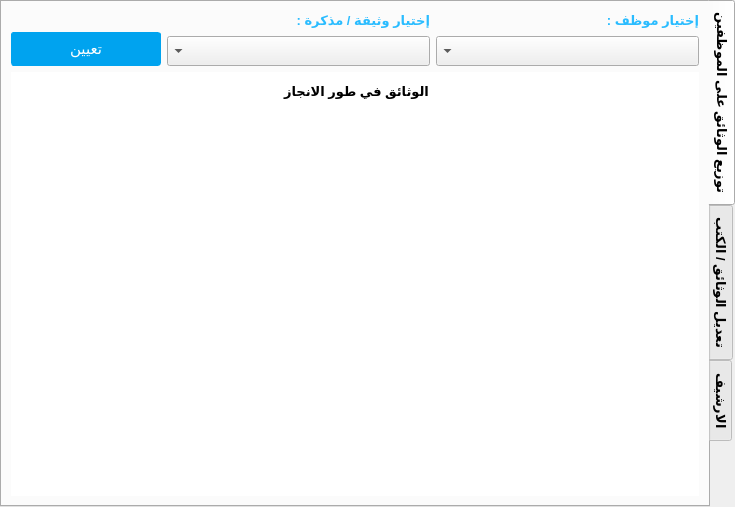
<?xml version="1.0" encoding="UTF-8"?>
<ui version="4.0">
 <class>TabWidgetDocuments</class>
 <widget class="QTabWidget" name="TabWidgetDocuments">
  <property name="geometry">
   <rect>
    <x>0</x>
    <y>0</y>
    <width>735</width>
    <height>507</height>
   </rect>
  </property>
  <property name="font">
   <font>
    <pointsize>10</pointsize>
    <weight>75</weight>
    <bold>true</bold>
   </font>
  </property>
  <property name="windowTitle">
   <string>TabWidget</string>
  </property>
  <property name="styleSheet">
   <string notr="true"/>
  </property>
  <property name="tabPosition">
   <enum>QTabWidget::East</enum>
  </property>
  <property name="currentIndex">
   <number>0</number>
  </property>
  <property name="iconSize">
   <size>
    <width>25</width>
    <height>25</height>
   </size>
  </property>
  <widget class="QWidget" name="T_taskDistro">
   <attribute name="icon">
    <iconset resource="Icons.qrc">
     <normaloff>:/Icons/ic_insert_link_white_2x.png</normaloff>:/Icons/ic_insert_link_white_2x.png</iconset>
   </attribute>
   <attribute name="title">
    <string>توزيع الوثائق على الموظفين</string>
   </attribute>
   <layout class="QVBoxLayout" name="verticalLayout_9">
    <item>
     <layout class="QHBoxLayout" name="horizontalLayout">
      <item>
       <layout class="QVBoxLayout" name="verticalLayout_8">
        <item>
         <widget class="QLabel" name="label_3">
          <property name="font">
           <font>
            <weight>75</weight>
            <bold>true</bold>
            <kerning>false</kerning>
           </font>
          </property>
          <property name="text">
           <string/>
          </property>
          <property name="alignment">
           <set>Qt::AlignCenter</set>
          </property>
         </widget>
        </item>
        <item>
         <widget class="QPushButton" name="BT_associate">
          <property name="maximumSize">
           <size>
            <width>150</width>
            <height>35</height>
           </size>
          </property>
          <property name="font">
           <font>
            <family>Ubuntu</family>
            <pointsize>-1</pointsize>
           </font>
          </property>
          <property name="styleSheet">
           <string notr="true">QPushButton
{
 position: relative;
    padding: 7px 12px;
        padding-top: 7px;
        padding-bottom: 7px;
    font-size: 15px;
    font-family: Ubuntu;
    color: #ffffff;
    white-space: nowrap;
    background-color: rgb(0, 163, 239);
   
    border-radius: 3px;
        border-top-left-radius: 3px;
        border-top-right-radius: 3px;
        border-bottom-right-radius: 3px;
        border-bottom-left-radius: 3px;
    border: 1px solid rgb(0, 163, 239);
       
    vertical-align: middle;
}

QPushButton:hover
{
background-color: rgb(11, 109, 255);
    border: 1px solid  rgb(11, 109, 255);
color: #ffffff;

}
</string>
          </property>
          <property name="text">
           <string>تعيين</string>
          </property>
          <property name="icon">
           <iconset resource="Icons.qrc">
            <normaloff>:/Icons/ic_insert_link_white_2x.png</normaloff>:/Icons/ic_insert_link_white_2x.png</iconset>
          </property>
          <property name="iconSize">
           <size>
            <width>30</width>
            <height>30</height>
           </size>
          </property>
         </widget>
        </item>
       </layout>
      </item>
      <item>
       <layout class="QVBoxLayout" name="verticalLayout_7">
        <item>
         <widget class="QLabel" name="label_2">
          <property name="font">
           <font>
            <pointsize>10</pointsize>
            <weight>75</weight>
            <bold>true</bold>
            <kerning>false</kerning>
           </font>
          </property>
          <property name="styleSheet">
           <string notr="true">color: rgb(42, 188, 255);</string>
          </property>
          <property name="text">
           <string>إختيار وثيقة / مذكرة :</string>
          </property>
         </widget>
        </item>
        <item>
         <widget class="QComboBox" name="CB_pickDoc">
          <property name="enabled">
           <bool>true</bool>
          </property>
          <property name="minimumSize">
           <size>
            <width>250</width>
            <height>30</height>
           </size>
          </property>
          <property name="font">
           <font>
            <pointsize>10</pointsize>
            <weight>75</weight>
            <bold>true</bold>
           </font>
          </property>
          <property name="layoutDirection">
           <enum>Qt::RightToLeft</enum>
          </property>
          <property name="editable">
           <bool>false</bool>
          </property>
         </widget>
        </item>
       </layout>
      </item>
      <item>
       <layout class="QVBoxLayout" name="verticalLayout">
        <item>
         <widget class="QLabel" name="label">
          <property name="font">
           <font>
            <pointsize>10</pointsize>
            <weight>75</weight>
            <bold>true</bold>
            <kerning>false</kerning>
           </font>
          </property>
          <property name="styleSheet">
           <string notr="true">color: rgb(42, 188, 255);</string>
          </property>
          <property name="text">
           <string>إختيار موظف :</string>
          </property>
         </widget>
        </item>
        <item>
         <widget class="QComboBox" name="CB_pickEmpl">
          <property name="minimumSize">
           <size>
            <width>250</width>
            <height>30</height>
           </size>
          </property>
          <property name="font">
           <font>
            <pointsize>10</pointsize>
            <weight>75</weight>
            <bold>true</bold>
           </font>
          </property>
          <property name="layoutDirection">
           <enum>Qt::RightToLeft</enum>
          </property>
          <property name="styleSheet">
           <string notr="true">QcomboBox
{
text-align:center;
}</string>
          </property>
          <property name="editable">
           <bool>false</bool>
          </property>
          <property name="currentIndex">
           <number>-1</number>
          </property>
          <property name="maxCount">
           <number>200</number>
          </property>
         </widget>
        </item>
       </layout>
      </item>
     </layout>
    </item>
    <item>
     <widget class="QScrollArea" name="scrollArea">
      <property name="styleSheet">
       <string notr="true">background-color: rgb(255, 255, 255);
border:0px solid white;</string>
      </property>
      <property name="widgetResizable">
       <bool>true</bool>
      </property>
      <widget class="QWidget" name="scrollAreaWidgetContents_2">
       <property name="geometry">
        <rect>
         <x>0</x>
         <y>0</y>
         <width>682</width>
         <height>418</height>
        </rect>
       </property>
       <layout class="QVBoxLayout" name="verticalLayout_3">
        <item>
         <widget class="QGroupBox" name="groupBox">
          <property name="font">
           <font>
            <pointsize>10</pointsize>
            <weight>75</weight>
            <bold>true</bold>
           </font>
          </property>
          <property name="styleSheet">
           <string notr="true">background-color: rgb(255, 255, 255);</string>
          </property>
          <property name="title">
           <string>الوثائق في طور الانجاز</string>
          </property>
          <property name="alignment">
           <set>Qt::AlignCenter</set>
          </property>
          <layout class="QVBoxLayout" name="verticalLayout_2">
           <property name="topMargin">
            <number>15</number>
           </property>
          </layout>
         </widget>
        </item>
        <item>
         <spacer name="verticalSpacer">
          <property name="orientation">
           <enum>Qt::Vertical</enum>
          </property>
          <property name="sizeHint" stdset="0">
           <size>
            <width>20</width>
            <height>40</height>
           </size>
          </property>
         </spacer>
        </item>
       </layout>
      </widget>
     </widget>
    </item>
   </layout>
  </widget>
  <widget class="QWidget" name="tab">
   <attribute name="title">
    <string>تعديل الوثائق / الكتب</string>
   </attribute>
   <layout class="QVBoxLayout" name="verticalLayout_12">
    <item>
     <widget class="QGroupBox" name="GB_updateClient">
      <property name="font">
       <font>
        <pointsize>10</pointsize>
        <weight>75</weight>
        <italic>true</italic>
        <bold>true</bold>
        <underline>false</underline>
        <strikeout>false</strikeout>
        <kerning>false</kerning>
       </font>
      </property>
      <property name="layoutDirection">
       <enum>Qt::LeftToRight</enum>
      </property>
      <property name="styleSheet">
       <string notr="true">QGroupeBox
{
border:0px solid white;
border-top:1px solid #FF165A;
}</string>
      </property>
      <property name="title">
       <string>تعديل معلومات الوثائق</string>
      </property>
      <property name="alignment">
       <set>Qt::AlignCenter</set>
      </property>
      <property name="flat">
       <bool>true</bool>
      </property>
      <layout class="QVBoxLayout" name="verticalLayout_10">
       <property name="spacing">
        <number>20</number>
       </property>
       <property name="leftMargin">
        <number>4</number>
       </property>
       <property name="topMargin">
        <number>15</number>
       </property>
       <property name="rightMargin">
        <number>4</number>
       </property>
       <item>
        <widget class="QWidget" name="widgetSearch" native="true">
         <property name="styleSheet">
          <string notr="true">QWidget
{
	background-color:#D32F2F;
}</string>
         </property>
         <layout class="QHBoxLayout" name="horizontalLayout_8">
          <property name="spacing">
           <number>0</number>
          </property>
          <property name="leftMargin">
           <number>15</number>
          </property>
          <property name="topMargin">
           <number>10</number>
          </property>
          <property name="rightMargin">
           <number>15</number>
          </property>
          <property name="bottomMargin">
           <number>10</number>
          </property>
          <item>
           <widget class="QLabel" name="label_28">
            <property name="maximumSize">
             <size>
              <width>35</width>
              <height>35</height>
             </size>
            </property>
            <property name="baseSize">
             <size>
              <width>0</width>
              <height>0</height>
             </size>
            </property>
            <property name="layoutDirection">
             <enum>Qt::LeftToRight</enum>
            </property>
            <property name="text">
             <string/>
            </property>
            <property name="pixmap">
             <pixmap resource="Icons.qrc">:/Icons/ic_search_white_2x.png</pixmap>
            </property>
            <property name="scaledContents">
             <bool>true</bool>
            </property>
            <property name="alignment">
             <set>Qt::AlignCenter</set>
            </property>
           </widget>
          </item>
          <item>
           <widget class="QLineEdit" name="LE_fullnameFiltre">
            <property name="font">
             <font>
              <pointsize>10</pointsize>
              <weight>75</weight>
              <bold>true</bold>
             </font>
            </property>
            <property name="layoutDirection">
             <enum>Qt::LeftToRight</enum>
            </property>
            <property name="styleSheet">
             <string notr="true">QLineEdit
{
 margin-bottom: 2px;   
    padding: 7px 8px;
        padding-top: 7px;
        padding-bottom: 7px;
    outline: medium none;
        outline-width: medium;
        outline-style: none;
        outline-color: -moz-use-text-color;

    background-color: #C62828;
color:white;
    border: 1px solid #C62828;
      
    border-radius: 3px;
        border-top-left-radius: 3px;
        border-top-right-radius: 3px;
        border-bottom-right-radius: 3px;
        border-bottom-left-radius: 3px;
    vertical-align: middle;
}
QLineEdit:hover
{
	 border: 1px solid #C62828;
	 border-top-color: #C62828;
     border-bottom-color: #C62828;  

}</string>
            </property>
            <property name="maxLength">
             <number>30</number>
            </property>
            <property name="alignment">
             <set>Qt::AlignCenter</set>
            </property>
            <property name="placeholderText">
             <string>ادخال اسم المذكرة او الكتاب المراد البحث عنه</string>
            </property>
           </widget>
          </item>
         </layout>
        </widget>
       </item>
       <item>
        <layout class="QHBoxLayout" name="horizontalLayout_2">
         <item>
          <widget class="QTableView" name="tableView">
           <property name="enabled">
            <bool>true</bool>
           </property>
           <property name="font">
            <font>
             <family>Arial</family>
            </font>
           </property>
           <property name="layoutDirection">
            <enum>Qt::RightToLeft</enum>
           </property>
           <property name="styleSheet">
            <string notr="true">QTableView
{
 margin-bottom: 2px;   
    padding: 7px 8px;
        padding-top: 7px;
        padding-bottom: 7px;
    outline: medium none;
        outline-width: medium;
        outline-style: none;
        outline-color: -moz-use-text-color;
    color: #333;
    background-color: #FFF;
    background-repeat: no-repeat;
    background-position: right center;
    border: 1px solid #c5c5c5;
        border-top-width: 1px;
        border-bottom-width: 1px;
        border-top-style: solid;
        border-bottom-style: solid;
        border-top-color: #c5c5c5;
        border-bottom-color: #c5c5c5;      
    border-radius: 3px;
        border-top-left-radius: 3px;
        border-top-right-radius: 3px;
        border-bottom-right-radius: 3px;
        border-bottom-left-radius: 3px;
    vertical-align: middle;
}
QTableView:hover
{
	 border: 1px solid #00bbff;
	 border-top-color: #00bbff;
        border-bottom-color: #00bbff;  

}</string>
           </property>
           <property name="locale">
            <locale language="Arabic" country="SaudiArabia"/>
           </property>
           <property name="frameShadow">
            <enum>QFrame::Sunken</enum>
           </property>
           <property name="gridStyle">
            <enum>Qt::CustomDashLine</enum>
           </property>
          </widget>
         </item>
         <item>
          <layout class="QVBoxLayout" name="verticalLayout_11">
           <item>
            <widget class="QSpinBox" name="SB_idDocx">
             <property name="minimumSize">
              <size>
               <width>0</width>
               <height>25</height>
              </size>
             </property>
             <property name="maximumSize">
              <size>
               <width>250</width>
               <height>16777215</height>
              </size>
             </property>
             <property name="maximum">
              <number>9999999</number>
             </property>
            </widget>
           </item>
           <item>
            <widget class="QLabel" name="label_4">
             <property name="font">
              <font>
               <pointsize>8</pointsize>
               <weight>75</weight>
               <bold>true</bold>
               <kerning>false</kerning>
              </font>
             </property>
             <property name="styleSheet">
              <string notr="true">QLabel
{

	color: rgb(0, 163, 239);
}</string>
             </property>
             <property name="text">
              <string>يوم التسليم</string>
             </property>
             <property name="alignment">
              <set>Qt::AlignCenter</set>
             </property>
            </widget>
           </item>
           <item>
            <widget class="QDateEdit" name="DE_deliveryDayx">
             <property name="font">
              <font>
               <pointsize>9</pointsize>
               <weight>75</weight>
               <bold>true</bold>
               <kerning>false</kerning>
              </font>
             </property>
             <property name="currentSection">
              <enum>QDateTimeEdit::DaySection</enum>
             </property>
             <property name="displayFormat">
              <string>yyyy-MM-dd</string>
             </property>
             <property name="calendarPopup">
              <bool>true</bool>
             </property>
            </widget>
           </item>
           <item>
            <widget class="QLabel" name="label_5">
             <property name="font">
              <font>
               <weight>75</weight>
               <bold>true</bold>
               <kerning>false</kerning>
              </font>
             </property>
             <property name="styleSheet">
              <string notr="true">QLabel
{

	color: rgb(0, 163, 239);
}</string>
             </property>
             <property name="text">
              <string>عدد الصفحات المنجزة</string>
             </property>
             <property name="alignment">
              <set>Qt::AlignCenter</set>
             </property>
            </widget>
           </item>
           <item>
            <widget class="QSpinBox" name="SB_pagesDonex">
             <property name="minimumSize">
              <size>
               <width>0</width>
               <height>25</height>
              </size>
             </property>
             <property name="maximumSize">
              <size>
               <width>250</width>
               <height>16777215</height>
              </size>
             </property>
             <property name="font">
              <font>
               <pointsize>9</pointsize>
               <weight>75</weight>
               <bold>true</bold>
              </font>
             </property>
             <property name="alignment">
              <set>Qt::AlignCenter</set>
             </property>
             <property name="maximum">
              <number>5000</number>
             </property>
            </widget>
           </item>
           <item>
            <widget class="QSpinBox" name="SB_totalPagesx">
             <property name="readOnly">
              <bool>false</bool>
             </property>
             <property name="maximum">
              <number>5000</number>
             </property>
            </widget>
           </item>
           <item>
            <widget class="QLabel" name="label_6">
             <property name="font">
              <font>
               <weight>75</weight>
               <bold>true</bold>
               <kerning>false</kerning>
              </font>
             </property>
             <property name="styleSheet">
              <string notr="true">QLabel
{

	color: rgb(0, 163, 239);
}</string>
             </property>
             <property name="text">
              <string>الطباعة</string>
             </property>
             <property name="alignment">
              <set>Qt::AlignCenter</set>
             </property>
            </widget>
           </item>
           <item>
            <widget class="QComboBox" name="CB_isPrintedx">
             <property name="minimumSize">
              <size>
               <width>0</width>
               <height>25</height>
              </size>
             </property>
             <property name="maximumSize">
              <size>
               <width>250</width>
               <height>16777215</height>
              </size>
             </property>
             <property name="font">
              <font>
               <pointsize>9</pointsize>
               <weight>75</weight>
               <bold>true</bold>
              </font>
             </property>
             <property name="layoutDirection">
              <enum>Qt::LeftToRight</enum>
             </property>
             <property name="maxCount">
              <number>3</number>
             </property>
             <item>
              <property name="text">
               <string>لم تطبع بعد</string>
              </property>
             </item>
             <item>
              <property name="text">
               <string>تمت الطباعة</string>
              </property>
             </item>
            </widget>
           </item>
           <item>
            <spacer name="verticalSpacer_3">
             <property name="orientation">
              <enum>Qt::Vertical</enum>
             </property>
             <property name="sizeHint" stdset="0">
              <size>
               <width>20</width>
               <height>40</height>
              </size>
             </property>
            </spacer>
           </item>
           <item>
            <layout class="QHBoxLayout" name="LY_updateClient">
             <item>
              <widget class="QPushButton" name="BT_updateDoc">
               <property name="styleSheet">
                <string notr="true">QPushButton
{
 position: relative;
    padding: 7px 12px;
        padding-top: 7px;
        padding-bottom: 7px;
    font-size: 15px;
    font-family: Ubuntu;
    color: #ffffff;
    white-space: nowrap;
    background-color: rgb(0, 163, 239);
   
    border-radius: 3px;
        border-top-left-radius: 3px;
        border-top-right-radius: 3px;
        border-bottom-right-radius: 3px;
        border-bottom-left-radius: 3px;
    border: 1px solid rgb(0, 163, 239);
       
    vertical-align: middle;
}

QPushButton:hover
{
background-color: rgb(11, 109, 255);
    border: 1px solid  rgb(11, 109, 255);
color: #ffffff;

}
</string>
               </property>
               <property name="text">
                <string>حفظ</string>
               </property>
               <property name="icon">
                <iconset resource="Icons.qrc">
                 <normaloff>:/Icons/ic_save_white_2x.png</normaloff>:/Icons/ic_save_white_2x.png</iconset>
               </property>
               <property name="iconSize">
                <size>
                 <width>25</width>
                 <height>25</height>
                </size>
               </property>
               <property name="shortcut">
                <string>Return, Enter</string>
               </property>
              </widget>
             </item>
            </layout>
           </item>
          </layout>
         </item>
        </layout>
       </item>
       <item>
        <widget class="QSplitter" name="splitter_10">
         <property name="layoutDirection">
          <enum>Qt::LeftToRight</enum>
         </property>
         <property name="orientation">
          <enum>Qt::Horizontal</enum>
         </property>
         <widget class="QSplitter" name="splitter_11">
          <property name="layoutDirection">
           <enum>Qt::LeftToRight</enum>
          </property>
          <property name="orientation">
           <enum>Qt::Horizontal</enum>
          </property>
          <widget class="QSplitter" name="splitter_12">
           <property name="layoutDirection">
            <enum>Qt::LeftToRight</enum>
           </property>
           <property name="orientation">
            <enum>Qt::Horizontal</enum>
           </property>
          </widget>
         </widget>
        </widget>
       </item>
      </layout>
     </widget>
    </item>
   </layout>
  </widget>
  <widget class="QWidget" name="T_progressLevels">
   <attribute name="icon">
    <iconset resource="Icons.qrc">
     <normaloff>:/Icons/ic_archive_white_2x.png</normaloff>:/Icons/ic_archive_white_2x.png</iconset>
   </attribute>
   <attribute name="title">
    <string>الارشيف</string>
   </attribute>
   <layout class="QVBoxLayout" name="verticalLayout_4">
    <item>
     <widget class="QScrollArea" name="scrollArea_archive">
      <property name="styleSheet">
       <string notr="true">background-color: rgb(255, 255, 255);
border:0px solid white;</string>
      </property>
      <property name="widgetResizable">
       <bool>true</bool>
      </property>
      <widget class="QWidget" name="scrollAreaWidgetContents">
       <property name="geometry">
        <rect>
         <x>0</x>
         <y>0</y>
         <width>682</width>
         <height>485</height>
        </rect>
       </property>
       <layout class="QVBoxLayout" name="verticalLayout_5">
        <item>
         <widget class="QGroupBox" name="groupBox_">
          <property name="font">
           <font>
            <pointsize>10</pointsize>
            <weight>75</weight>
            <bold>true</bold>
            <kerning>false</kerning>
           </font>
          </property>
          <property name="title">
           <string>الوثائق التي تم انجازها</string>
          </property>
          <property name="alignment">
           <set>Qt::AlignCenter</set>
          </property>
          <layout class="QVBoxLayout" name="verticalLayout_6">
           <property name="topMargin">
            <number>15</number>
           </property>
          </layout>
         </widget>
        </item>
        <item>
         <spacer name="verticalSpacer_2">
          <property name="orientation">
           <enum>Qt::Vertical</enum>
          </property>
          <property name="sizeHint" stdset="0">
           <size>
            <width>20</width>
            <height>40</height>
           </size>
          </property>
         </spacer>
        </item>
       </layout>
      </widget>
     </widget>
    </item>
   </layout>
  </widget>
 </widget>
 <resources>
  <include location="Icons.qrc"/>
 </resources>
 <connections/>
</ui>
